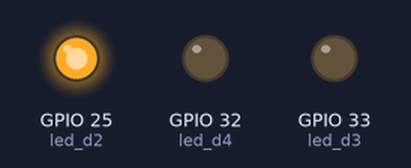
This sketch was run on a simulated ESP32. On the bench: output pins drawn as LEDs (lit = HIGH).

Above: at 0.2 s.
At 1.2 s:
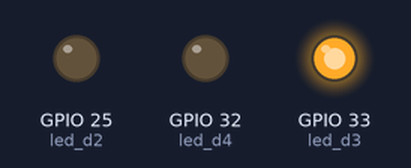
At 2.2 s:
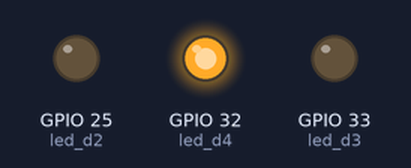
At 5.7 s:
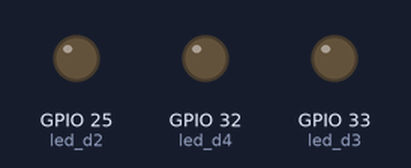
Timing chart, 0 to 6.9 s (numbered marks = the images above):
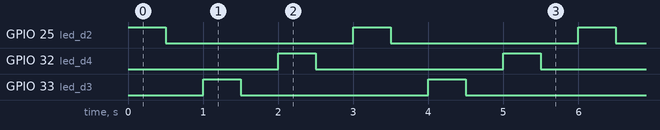

The sketch:

ARDUINONANO33IOT_LED_Testing.ino
```cpp
#define led_d2 25
#define led_d3 33
#define led_d4 32

int led_1_stat = 0;
int led_2_stat = 0;
int led_3_stat = 0;

void setup() {
  pinMode(led_d2, OUTPUT);
  pinMode(led_d3, OUTPUT);
  pinMode(led_d4, OUTPUT);

}

void loop() {
  digitalWrite(led_d2, 1);
  delay(500);
  digitalWrite(led_d2, 0);
  delay(500);
  digitalWrite(led_d3, 1);
  delay(500);
  digitalWrite(led_d3, 0);
  delay(500);
  digitalWrite(led_d4, 1);
  delay(500);
  digitalWrite(led_d4, 0);
  delay(500);

}
```

Measured:
- by itself, GPIO 25 (led_d2), GPIO 32 (led_d4), GPIO 33 (led_d3): alternates HIGH for 0.50 s and LOW for 2.5 s
- by itself, everything shown: repeats every 3.0 s, in 6 steps
